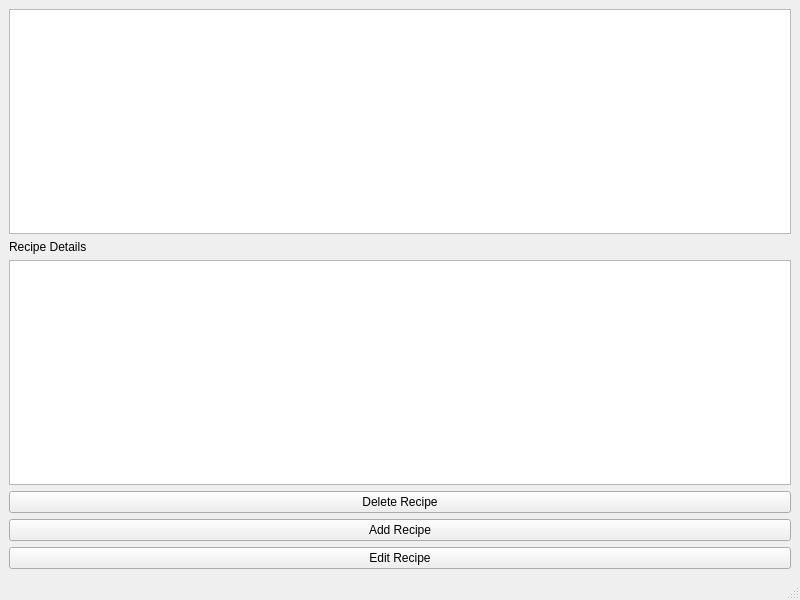
<?xml version="1.0" encoding="UTF-8"?>
<ui version="4.0">
 <class>MainWindow</class>
 <widget class="QMainWindow" name="MainWindow">
  <property name="geometry">
   <rect>
    <x>0</x>
    <y>0</y>
    <width>800</width>
    <height>600</height>
   </rect>
  </property>
  <property name="windowTitle">
   <string>MainWindow</string>
  </property>
  <widget class="QWidget" name="centralwidget">
   <layout class="QVBoxLayout" name="verticalLayout">
    <item>
     <widget class="QListWidget" name="recipeList"/>
    </item>
    <item>
     <widget class="QLabel" name="label">
      <property name="text">
       <string>Recipe Details</string>
      </property>
     </widget>
    </item>
    <item>
     <widget class="QTextEdit" name="recipeDetails"/>
    </item>
    <item>
     <widget class="QPushButton" name="deleteRecipeButton">
      <property name="text">
       <string>Delete Recipe</string>
      </property>
     </widget>
    </item>
    <item>
     <widget class="QPushButton" name="addRecipeButton">
      <property name="text">
       <string>Add Recipe</string>
      </property>
     </widget>
    </item>
    <item>
     <widget class="QPushButton" name="editRecipeButton">
      <property name="text">
       <string>Edit Recipe</string>
      </property>
     </widget>
    </item>
   </layout>
  </widget>
  <widget class="QMenuBar" name="menubar">
   <property name="geometry">
    <rect>
     <x>0</x>
     <y>0</y>
     <width>800</width>
     <height>33</height>
    </rect>
   </property>
  </widget>
  <widget class="QStatusBar" name="statusbar"/>
 </widget>
 <resources/>
 <connections/>
</ui>
